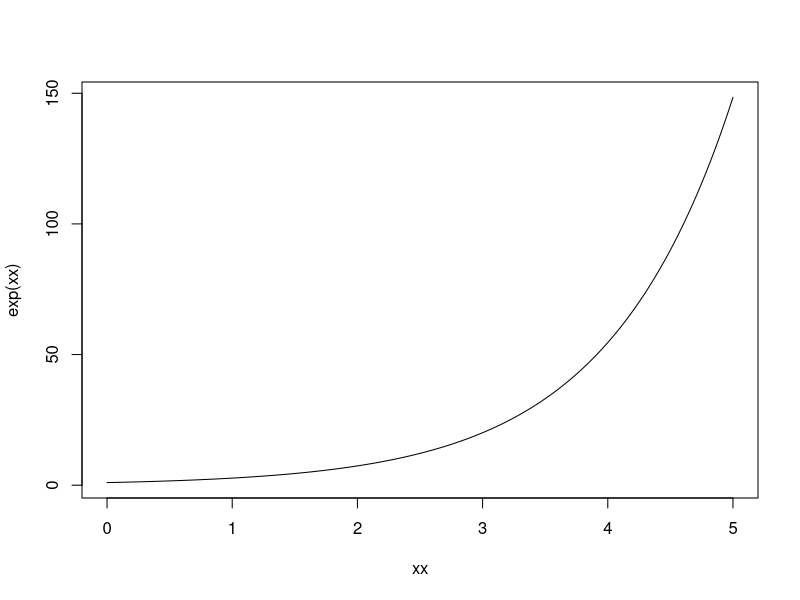
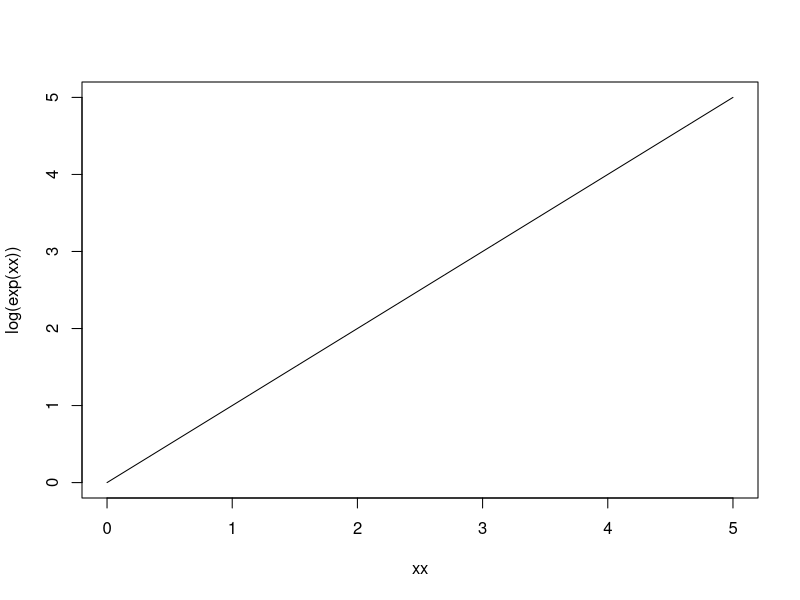
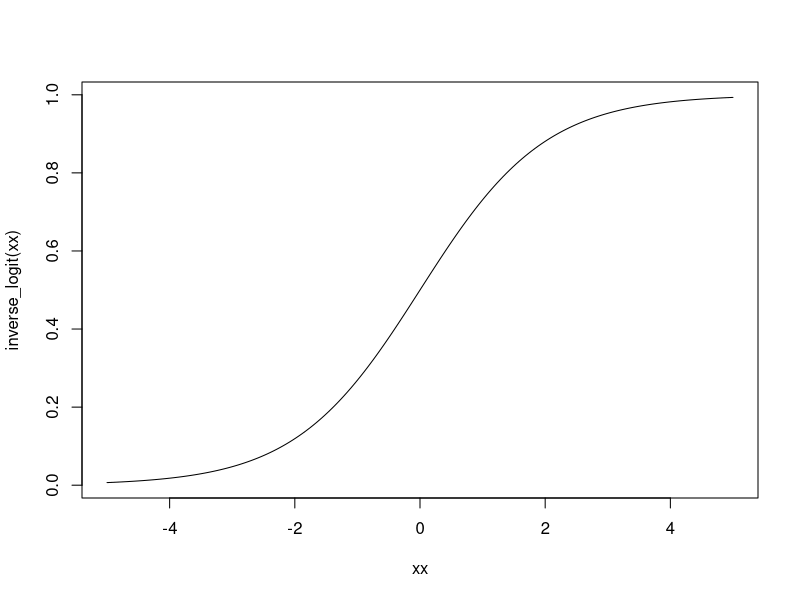
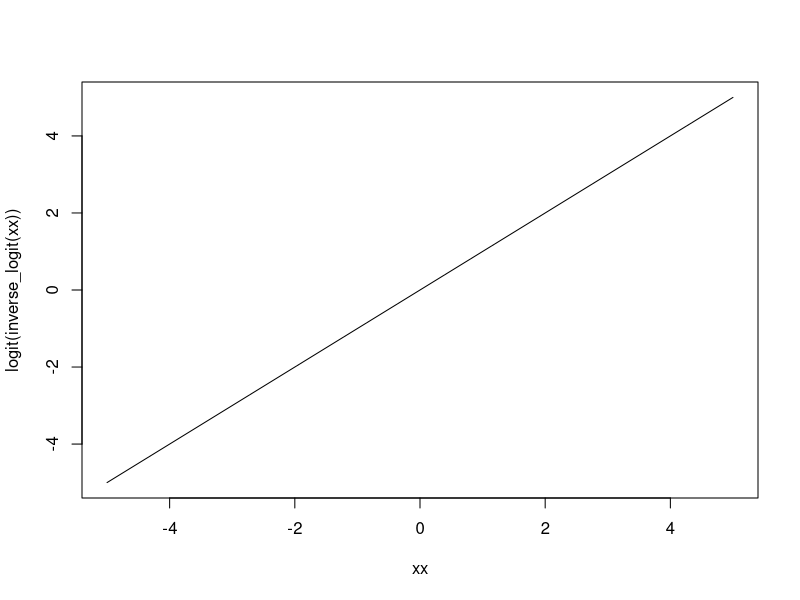
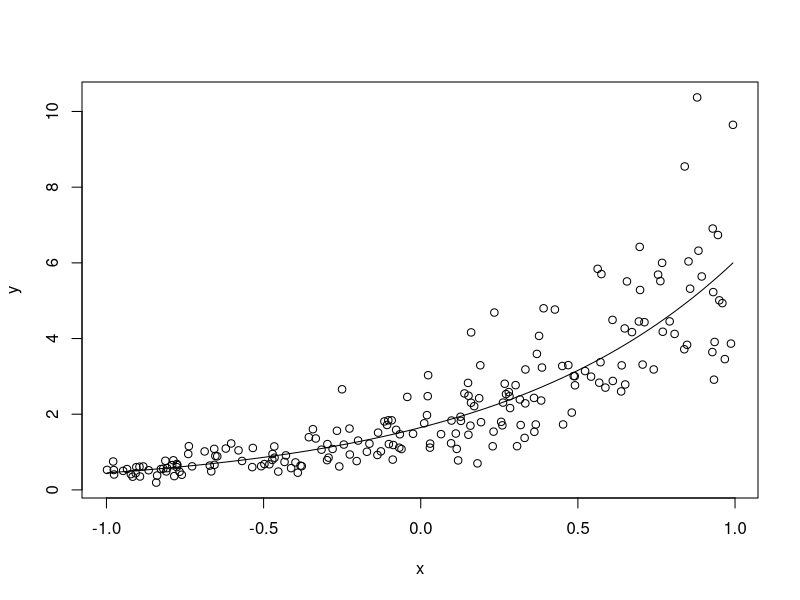
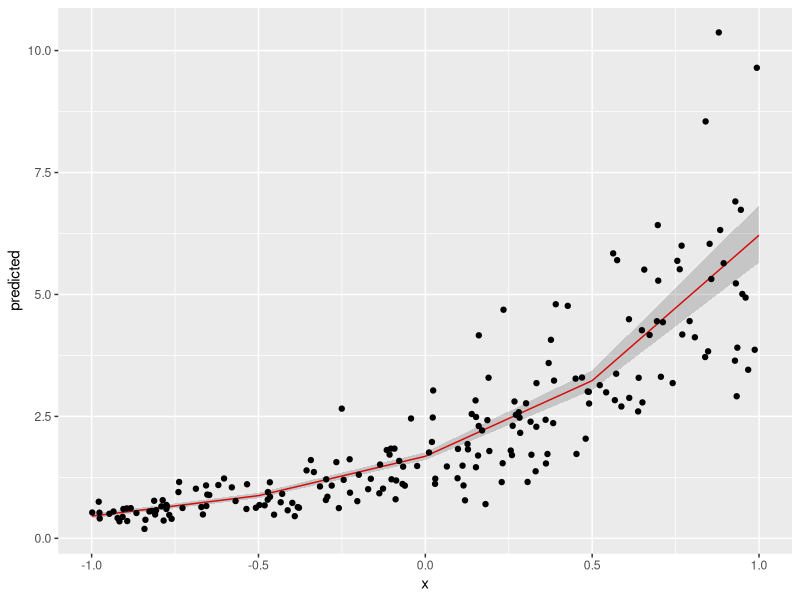
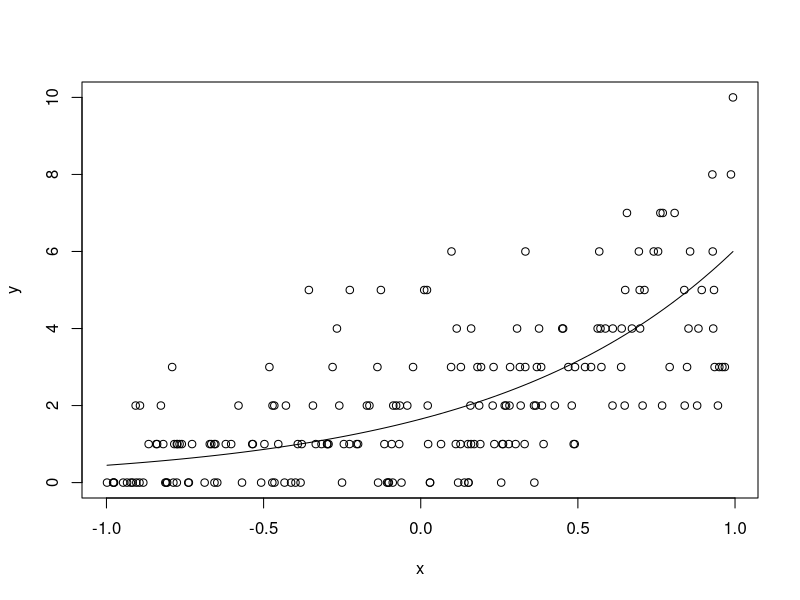
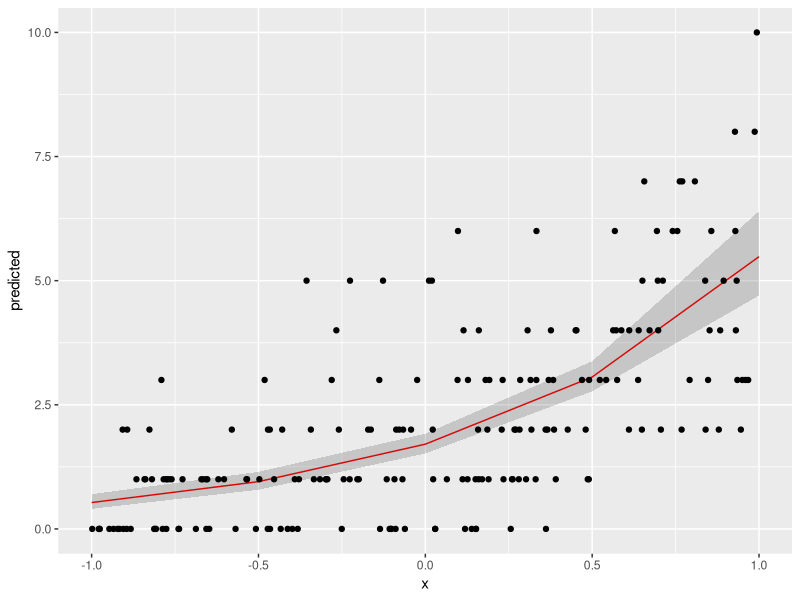

Write the R code that produced these figures, in order.
## ---- chunk 1
library(ggplot2)
library(dplyr)
set.seed(111)
N <- 200
x <- runif(N, -1, 1)
a <- 0.5
b <- 1.3
d <- data_frame(x = x)
d
## ---- chunk 2
logit <- function(x) qlogis(x)
inverse_logit <- function(x) plogis(x)
## ---- chunk 3
xx <- seq(0, 5, length.out = 200)
plot(xx, exp(xx), type = "l")
## ---- chunk 4
plot(xx, log(exp(xx)), type = "l")
## ---- chunk 5
xx <- seq(-5, 5, length.out = 200)
plot(xx, inverse_logit(xx), type = "l")
## ---- chunk 6
plot(xx, logit(inverse_logit(xx)), type = "l")
## ---- chunk 7
y_true <- exp(a + b * x)
shape <- 8
y <- rgamma(N, rate = shape / y_true, shape = shape)
d$y <- y
plot(x, y);lines(sort(x), y_true[order(x)])
## ---- chunk 8
(m_gamma <- glm(y ~ x, family = 
    Gamma(link = "log"), data = d)) # exercise

ggeffects::ggpredict(m_gamma, "x") %>%
  ggplot(aes(x, predicted)) +
  geom_line(colour = "red") + 
  geom_ribbon(aes(ymin = conf.low, ymax = conf.high), alpha = .2) +
  geom_point(data = d, aes(x = x, y = y))  # plot simulated observations on top of predictions
## ---- chunk 9
y_true <- exp(a + b * x)
y <- rpois(N, lambda = y_true)
d$y <- y
plot(x, y);lines(sort(x), y_true[order(x)])
## ---- chunk 10
(m_poisson <- glm(y ~ x, family = 
    poisson(link = "log"), data = d)) # exercise

ggeffects::ggpredict(m_poisson, "x") %>%
  ggplot(aes(x, predicted)) +
  geom_line(colour = "red") + 
  geom_ribbon(aes(ymin = conf.low, ymax = conf.high), alpha = .2) +
  geom_point(data = d, aes(x = x, y = y))
## ---- chunk 11
y_true <- exp(a + b * x)
y <- MASS::rnegbin(N, mu = y_true, theta = 0.6)
d$y <- y
plot(x, y);lines(sort(x), y_true[order(x)])
## ---- chunk 12
(m_nb <- MASS::glm.nb(y ~ x, data = d))

ggeffects::ggpredict(m_nb, "x") %>%
  ggplot(aes(x, predicted)) +
  geom_line(colour = "red") + 
  geom_ribbon(aes(ymin = conf.low, ymax = conf.high), alpha = .2) +
  geom_point(data = d, aes(x = x, y = y))
## ---- chunk 13
y_linear <- a + b * x
prob_true <- inverse_logit(y_linear)
y <- rbinom(N, 1, prob_true)
d$y <- y
plot(x, jitter(y, 0.1));lines(sort(x), prob_true[order(x)])
## ---- chunk 14
(m_bin <- glm(y ~ x, family = 
    binomial(link = "logit"), data = d)) # exercise

g <- ggeffects::ggpredict(m_bin, "x") %>%
  ggplot(aes(x, predicted)) +
  geom_line(colour = "red") + 
  geom_ribbon(aes(ymin = conf.low, ymax = conf.high), alpha = .2) +
  geom_point(data = d, aes(x = x, y = y))
g

coef(m_bin)
(slope <- round(coef(m_bin)[[2]], 3)) # slope
(int <- round(coef(m_bin)[[1]], 3)) # intercept
## ---- chunk 15
plot(sort(x), logit(prob_true[order(x)]), ylab = "log odds")
abline(a = a, b = b, col = "red")
abline(a = int, b = slope, col = "blue")
## ---- chunk 16
plot(sort(x), exp(logit(prob_true[order(x)])), ylab = "odds")
curve(exp(int + slope * x), min(x), max(x), add = TRUE, col = "blue")
## ---- chunk 17
(approximate_slope <- slope/4)
intercept <- inverse_logit(int)

g + geom_vline(xintercept = c(-0.5, 0, 0.5), lty = 2) +
  geom_abline(intercept = intercept, 
    slope = approximate_slope, size = 1) +
  ylab("Probability of y = 1")
